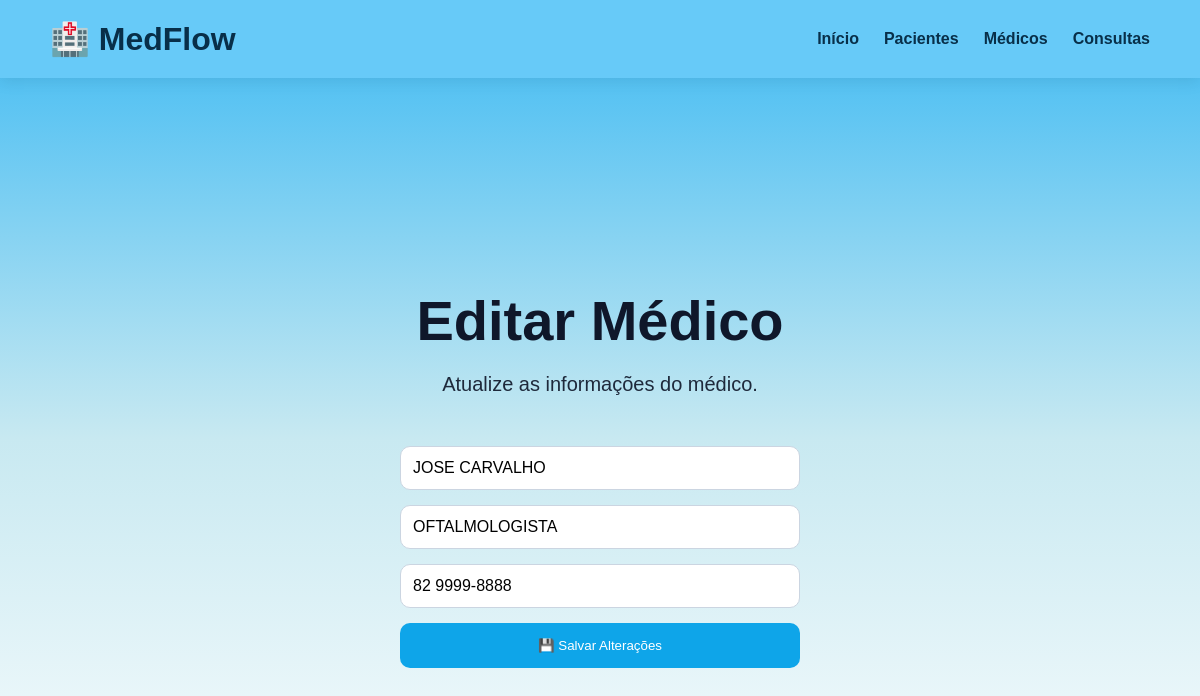
Screenshot of /editar-medico/3 with the database file from the repository.
### tables this page shows
CREATE TABLE medicos (
                   id INTEGER PRIMARY KEY AUTOINCREMENT,
                   nome TEXT NOT NULL,
                   especialidade TEXT NOT NULL,
                   telefone TEXT NOT NULL
                   );

### app.py (the view, shortened to what this page needs)
@app.route("/editar-medico/<int:id>", methods=["GET", "POST"])
def editar_medico(id):
    conexao = conectar()
    cursor = conexao.cursor()
    cursor.execute("SELECT * FROM medicos WHERE id = ?", (id,))
    medico = cursor.fetchone()
    conexao.close()
    return render_template(
        "editar_medico.html",
        medico=medico
    )

### database/conexao.py (called while the page is built)
def conectar():
    conexao = sqlite3.connect('medflow.db')
    return conexao

### templates/editar_medico.html (shortened to what this page needs)
<!DOCTYPE html>
<html lang="pt-br">
<head>
    <link rel="stylesheet" href="{{ url_for('static', filename='css/style.css') }}">
</head>
<body>
    <nav class="navbar">
        <div class="logo">🏥 MedFlow</div>
        <div class="menu">
            <a href="/">Início</a>
            <a href="/pacientes">Pacientes</a>
            <a href="/medicos">Médicos</a>
            <a href="/consultas">Consultas</a>
        </div>
    </nav>
    <section class="hero">
        <h1>Editar Médico</h1>
        <p>Atualize as informações do médico.</p>
        <form method="POST" class="formulario">
            <input
                type="text"
                name="nome"
                value="{{medico[1] }}"
            >
            <input
                type="text"
                name="especialidade"
                value="{{medico[2] }}"
            >
            <input
                type="text"
                name="telefone"
                value="{{medico[3] }}"
            >
            <button type="submit" class="btn">
                💾 Salvar Alterações
            </button>
        </form>
    </section>
</body>
</html>

### static/css/style.css (style rules this page uses)
* { margin: 0; padding: 0; box-sizing: border-box; }
body { font-family: Arial, sans-serif; background: linear-gradient( 180deg, #3bb9f3 0%, #c8e9f1 50%, #ffffff 100% ); color: #1e293b; }
.navbar { background: #67caf8; display: flex; justify-content: space-between; align-items: center; padding: 20px 50px; box-shadow: 0 4px 15px rgba(0,0,0,0.08); position: sticky; top: 0; z-index: 1000; }
.logo { font-size: 32px; font-weight: 700; color: #082f49; }
.menu { display: flex; gap: 25px; }
.menu a { color: #082f49; text-decoration: none; font-weight: 600; transition: 0.3s; }
.hero { height: 85vh; display: flex; flex-direction: column; justify-content: center; align-items: center; text-align: center; padding: 20px; }
.hero h1 { font-size: 56px; margin-bottom: 20px; }
.hero p { font-size: 20px; max-width: 700px; margin-bottom: 20px; }
.btn { background-color: #0ea5e9; color: white; padding: 15px 30px; border-radius: 10px; text-decoration: none; transition: 0.3s; }
.hero { min-height: 100vh; }
.hero h1 { color: #0f172a; }
.formulario { display: flex; flex-direction: column; gap: 15px; width: 400px; margin-top: 30px; }
.formulario input, .formulario select { padding: 12px; border: 1px solid #cbd5e1; border-radius: 10px; font-size: 16px; }
.formulario button { border: none; cursor: pointer; }

### rows the page displays
medicos: nome "JOSE CARVALHO", especialidade "OFTALMOLOGISTA", telefone "82 9999-8888"
